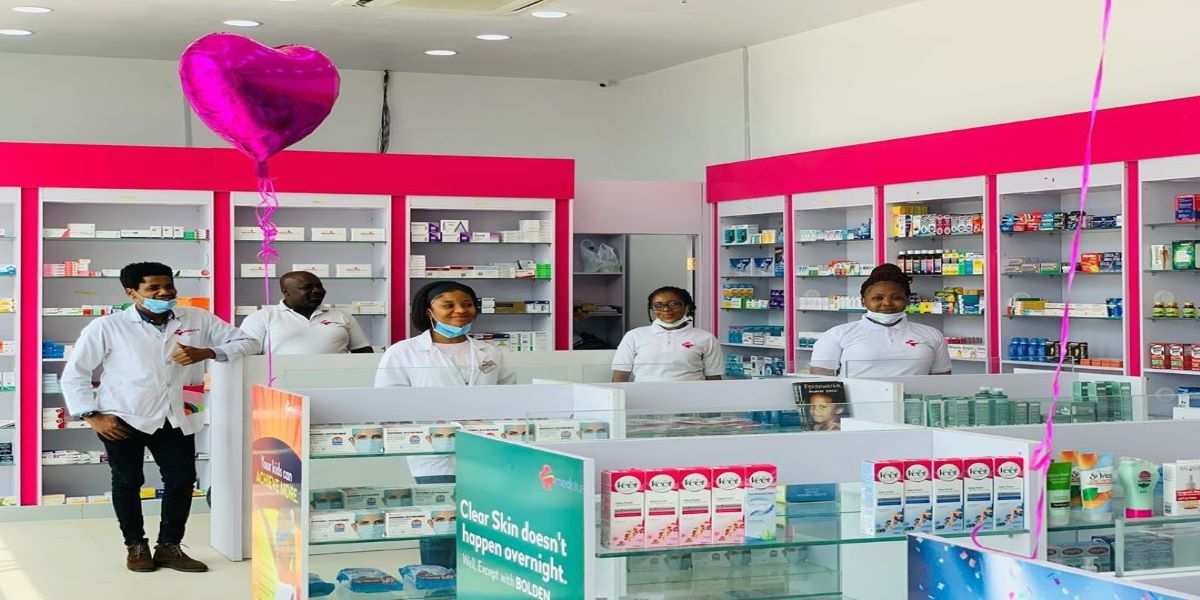
#> input picture medplus-awolowo.jpg, 1200 x 600 px
$ python task.py   (older library calls are emulated)
#> lines starting #> are read from the running program, lines starting #| are printed output that depends on the picture
from PIL import Image

basewidth = 300
img = Image.open('medplus-awolowo.jpg')
#> img is the input picture: PIL image 1200x600 RGB; mean R, G, B 167.5, 148.7, 155.4
wpercent = (basewidth / float(img.size[0]))
#> wpercent = 0.25
hsize = int((float(img.size[1]) * float(wpercent)))
#> hsize = 150
img = img.resize((basewidth, hsize), Image.ANTIALIAS)
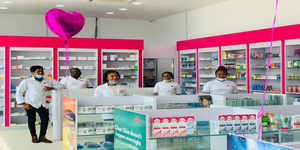
#> img: PIL image 300x150 RGB; mean R, G, B 167.5, 148.7, 155.4
img.save('resized_image.jpg')
